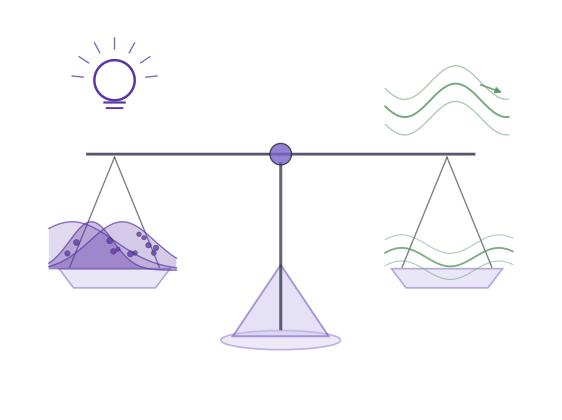

This chart was generated by the following Python code:
from pathlib import Path
import numpy as np
from matplotlib.patches import Polygon, Circle
from fide_style import *

OUT = Path(__file__).with_name("05_design_balance.pdf")
rng = np.random.default_rng(20260826)
fig, ax = setup_canvas(width=7.2, height=5.4, xlim=(-3.6, 3.6), ylim=(-2.7, 2.7))

# central stand / fulcrum
ax.plot([-2.5, 2.5], [0.72, 0.72], color=INK, lw=2.0, alpha=.78, zorder=6)
ax.add_patch(Circle((0,0.72), .14, facecolor=VIOLET, edgecolor=INK, lw=1.0, alpha=.8, zorder=8))
ax.plot([0,0], [0.6,-1.55], color=INK, lw=2.2, alpha=.72, zorder=5)
ax.add_patch(Polygon([(-.62,-1.65),(.62,-1.65),(0,-.72)], closed=True,
                     facecolor=LAVENDER, edgecolor=PURPLE, lw=1.4, alpha=.48, zorder=4))
ax.add_patch(Ellipse((0,-1.7), 1.55,.25, facecolor=LAVENDER,
                     edgecolor=PURPLE, lw=1.2, alpha=.35, zorder=3))

# suspension strings and pans
for sgn in [-1,1]:
    xh = 2.15*sgn
    ax.plot([xh, xh-0.58*sgn], [0.68,-0.75], color=INK, lw=1.0, alpha=.6, zorder=5)
    ax.plot([xh, xh+0.58*sgn], [0.68,-0.75], color=INK, lw=1.0, alpha=.6, zorder=5)
    panx = xh
    ax.add_patch(Polygon([(panx-0.72,-0.77),(panx+0.72,-0.77),(panx+0.53,-1.02),(panx-0.53,-1.02)],
                         closed=True, facecolor=LAVENDER, edgecolor=PURPLE,
                         lw=1.2, alpha=.4, zorder=4))

# left: information / distribution shape in pan
xx = np.linspace(-3.0,-1.35,150)
for mu, sig, a in [(-2.45,.28,.32),(-2.05,.42,.26),(-2.7,.55,.18)]:
    yy = -0.79 + .63*np.exp(-0.5*((xx-mu)/sig)**2)
    ax.fill_between(xx, -0.78, yy, color=PURPLE, alpha=a, linewidth=0, zorder=6)
    ax.plot(xx, yy, color=PURPLE, lw=1.0, alpha=.7, zorder=7)
for _ in range(12):
    xp = rng.uniform(-2.85,-1.55)
    yp = -0.62 + rng.uniform(0,.62)*np.exp(-((xp+2.3)/.7)**2)
    ax.scatter([xp],[yp],s=rng.uniform(8,22),c=PURPLE,alpha=.75,
               edgecolors=INK,linewidths=.3,zorder=8)
lightbulb_icon(ax, -2.15, 1.45, scale=1.45, color=PURPLE)

# right: dynamic feasibility / flow field in pan and above
rx = np.linspace(1.35,3.0,130)
for off in [-.17,0,.17]:
    ry = -0.62 + .12*np.sin(5*(rx-1.25))+off
    ax.plot(rx, ry, color=GREEN, lw=1.35 if off==0 else .8,
            alpha=.8 if off==0 else .5, zorder=7)
flow_icon(ax, 2.15, 1.42, scale=1.45, color=GREEN)

save(fig, OUT)
print(OUT)
